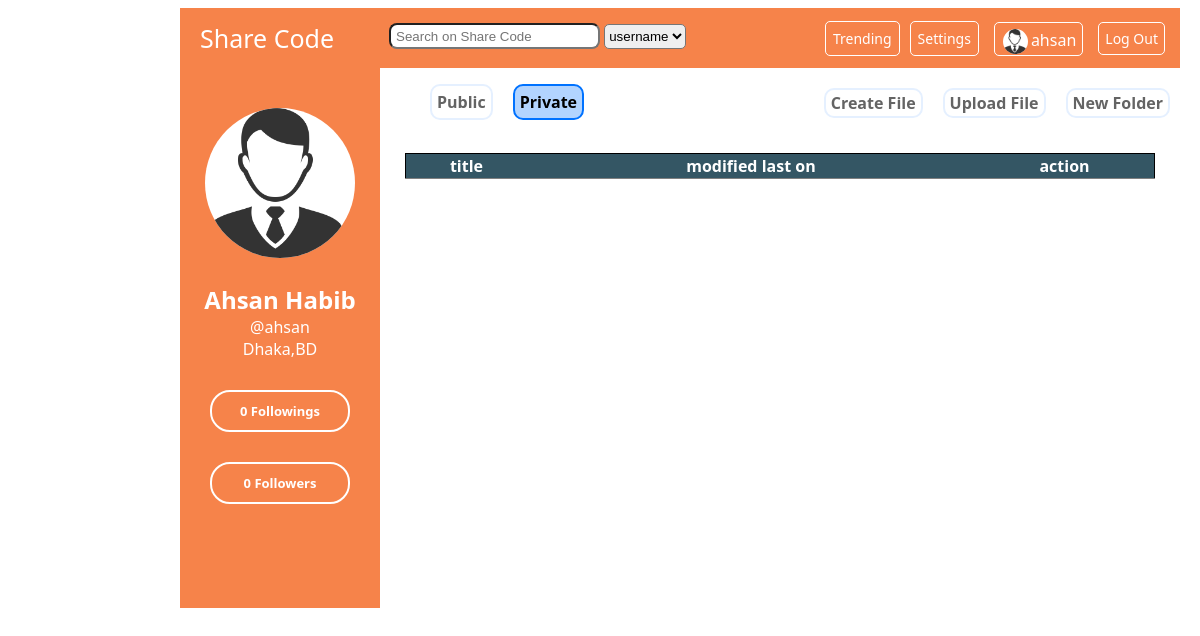
/private.php (signed in), run on an earlier commit of the app's database.
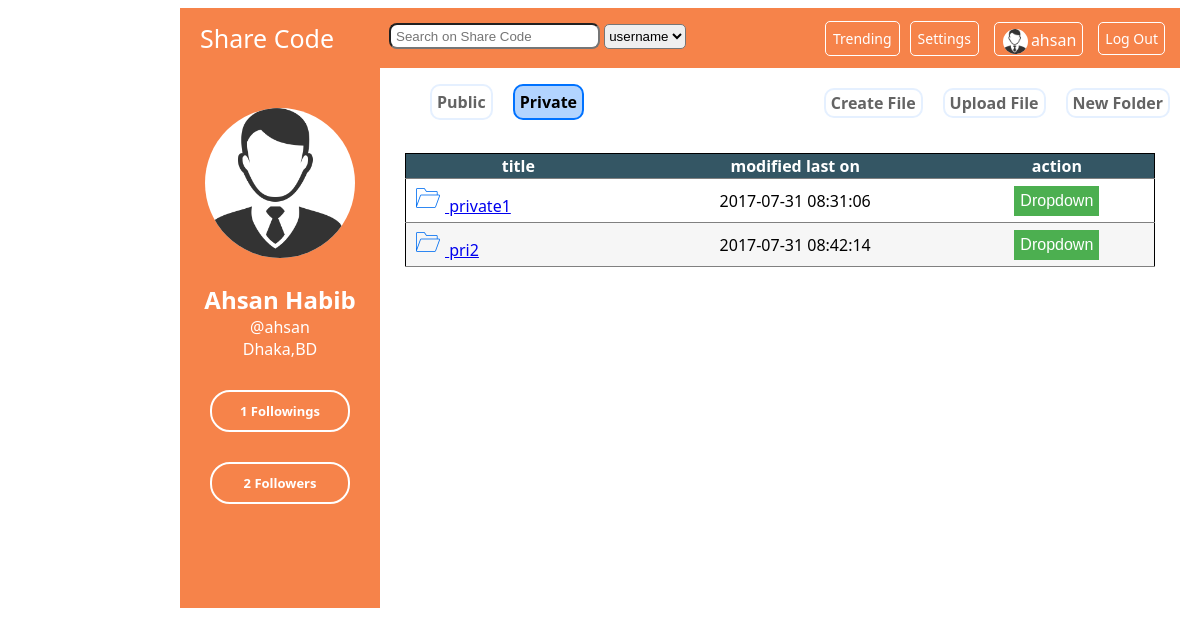
And on a later commit of the database.
### tables this page shows
CREATE TABLE `folders` (
  `folderid` int(10) NOT NULL,
  `foldername` varchar(20) DEFAULT NULL,
  `category` varchar(20) DEFAULT NULL,
  `created` datetime DEFAULT NULL,
  `userid` int(10) DEFAULT NULL
);

### private.php (the view, shortened to what the changed rows need)
<?php session_start();
include_once 'includes/config.php';
$me = $_SESSION['userid'];
$sql= "SELECT * FROM follows INNER JOIN users ON follows.follower=users.userid WHERE followed=$me ";
$resultfrlist = mysqli_query($conn,$sql);
$numofr = mysqli_num_rows($resultfrlist);
$sql= "SELECT * FROM follows INNER JOIN users ON follows.followed=users.userid WHERE follower=$me ";
$resultfrlist = mysqli_query($conn,$sql);
$numog = mysqli_num_rows($resultfrlist);
?>
<!DOCTYPE html>
<html>
<head>
    <link rel="stylesheet" type="text/css" href="styles/pstyle.css">
    <link rel="stylesheet" type="text/css" href="styles/mstyle.css">
</head>
<body>
    <div class="info">
        <div class="info_details">
            <h2>
                <?php echo $_SESSION['firstname']." ".$_SESSION['lastname']  ?> </h2>
        </div>
        <div class="info_social">
            <div class="info_socialf">
                <a href="followings.php"><?php echo $numog." ";?>Followings</a>
				<a href="followers.php"><?php echo $numofr." ";?>Followers</a> </div>
        </div>
    </div>
    <div class="main_wrapper">
        <main class="main">
            <div class="repo">
                <?php
					if(isset($_GET['folderid'])){
				?>
				<h3 style="margin-left:250px;"> <?php
					$sql = "SELECT * FROM folders WHERE folderid=".$_GET['folderid']." AND userid=".$_SESSION['userid'].";";
                            $result = mysqli_query($conn,$sql);
						$row = mysqli_fetch_assoc($result);
						echo "Folder : ".$row['foldername'];
					?>
				</h3>
                <table>
                    <tr>
                        <th> title </th>
                        <th> modified last on </th>
                        <th> action </th>
                    </tr>
                    <?php
                            $us = $_SESSION['userid'];
                            $sql = "SELECT * FROM files WHERE folderid=".$_GET['folderid']." AND userid=".$_SESSION['userid'].";";
                            $result = mysqli_query($conn,$sql);
                            while($row = mysqli_fetch_assoc($result)){
                        ?>
                        <tr>
                            <td>
                                <?php $ref = "view.php?file=".$row['fileid']; ?>
                                <img src="icons/file.png" style="padding: 2px 5px;">
                                <a href= "<?php echo $ref; ?>">  <?php echo $row['filename'];?> </a>
                            </td>
                            <td style="text-align:center">
                                <?php echo $row['created'];?>
                            </td>
                            <td style="text-align:center">
                                <div class="dropdown">
                                    <button onclick="myFunction(this)" class="dropbtn">Dropdown</button>
                                    <div id="myDropdown" class="dropdown-content">
                                        <?php $dlink = "includes/download.php?fileid=".$row['fileid']; ?>
                                        <a href= <?php echo $dlink; ?> > Download</a>
										<?php $del = "includes/delete.php?fileid=".$row['fileid'];?>
										<a href= "<?php echo $del;?>" > delete </a>
                                    </div>
                                </div>
                            </td>
                        </tr>
                        <?php
                            }
                        ?>
                </table>
                <?php
						}
					else{
				?>
                    <table>
                        <tr>
                            <th> title </th>
                            <th> modified last on </th>
                            <th> action </th>
                            <?php
                            $us = $_SESSION['userid'];
                            $sql = "SELECT * FROM folders WHERE userid=$us AND category='private';";
                            $result = mysqli_query($conn,$sql);
						while($row = mysqli_fetch_assoc($result)){
                        ?>
                                <tr>
                                    <td>
                                        <?php $ref = "private.php?folderid=".$row['folderid']; ?>
                                        <a href=<?php echo $ref;?> ><img src="icons/folder.png" style="padding: 2px 5px;"> <?php echo $row['foldername'];?> </a>
                                    </td>
                                    <td style="text-align:center">
                                        <?php echo $row['created'];?>
                                    </td>
                                    <td style="text-align:center">
                                        <div class="dropdown">
                                            <button onclick="myFunction(this)" class="dropbtn">Dropdown</button>
                                        </div>
                                    </td>
                                </tr>
                                <?php
                            }
                        ?>
                    </table>
                    <?php
					}
				?>
            </div>
        </main>
    </div>
</body>
</html>

What changed in the data, as far as the page shows it:
added folders: foldername "private1", created "2017-07-31 08:31:06"
added folders: foldername "pri2", created "2017-07-31 08:42:14"
Also different on the page:
$numog: "0" → "1"
$numofr: "0" → "2"
